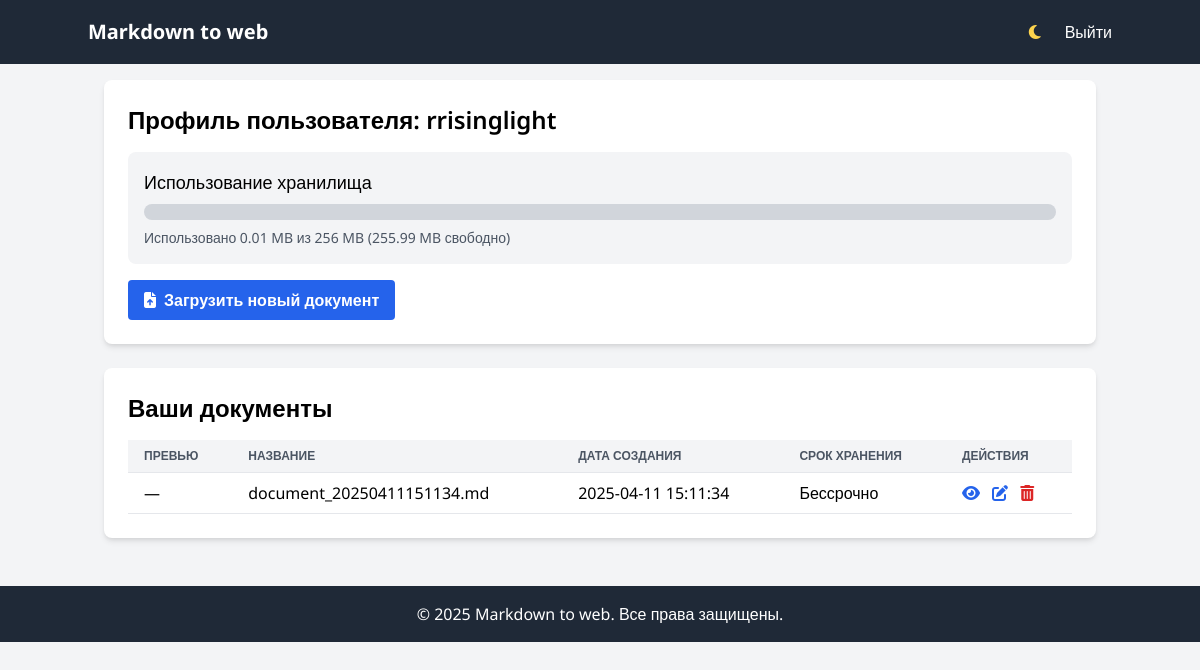
Screenshot of /profile (signed in) with the database file from the repository.
### tables this page shows
CREATE TABLE users (
                id INTEGER PRIMARY KEY AUTOINCREMENT,
                username TEXT UNIQUE NOT NULL,
                password TEXT NOT NULL,
                created_at TIMESTAMP DEFAULT CURRENT_TIMESTAMP,
                theme TEXT DEFAULT 'light'
            );

CREATE TABLE documents (
                id INTEGER PRIMARY KEY AUTOINCREMENT,
                user_id INTEGER,
                document_id TEXT UNIQUE NOT NULL,
                filename TEXT NOT NULL,
                created_at TIMESTAMP DEFAULT CURRENT_TIMESTAMP,
                expires_at TIMESTAMP,
                FOREIGN KEY (user_id) REFERENCES users (id)
            );

### app.py (the view)
@app.route('/profile')
def profile():
    try:
        if 'user_id' not in session:
            flash('Необходимо войти в систему')
            return redirect(url_for('login'))
        user_id = session['user_id']
        conn = sqlite3.connect(app.config['DATABASE'])
        cursor = conn.cursor()
        cursor.execute('''
            SELECT document_id, filename, created_at, expires_at
            FROM documents
            WHERE user_id = ?
        ''', (user_id,))
        documents = cursor.fetchall()
        conn.close()
        total_size = 0
        formatted_documents = []
        for doc_id, filename, created_at, expires_at in documents:
            doc_path = os.path.join(app.config['UPLOAD_FOLDER'], doc_id)
            size = 0
            preview_url = None
            if os.path.exists(doc_path):
                for dirpath, _, filenames in os.walk(doc_path):
                    for f in filenames:
                        fp = os.path.join(dirpath, f)
                        size += os.path.getsize(fp)
                        if not preview_url and f.lower().endswith(('.png', '.jpg', '.jpeg', '.gif')):
                            preview_url = url_for('document_file', document_id=doc_id, filename=f)
            total_size += size
            formatted_documents.append((doc_id, filename, created_at, expires_at, preview_url))
        total_size_mb = total_size / (1024 * 1024)
        storage_limit_mb = 256
        storage_left_mb = max(0, storage_limit_mb - total_size_mb)
        theme = get_user_theme()
        return render_template(
            'profile.html',
            documents=formatted_documents,
            total_size_mb=total_size_mb,
            storage_limit_mb=storage_limit_mb,
            storage_left_mb=storage_left_mb,
            theme=theme
        )
    except Exception as e:
        app.logger.error(f'Ошибка при просмотре профиля: {str(e)}')
        flash('Произошла ошибка при загрузке профиля')
        return redirect(url_for('index'))

### app.py (called while the page is built)
def get_user_theme():
    user_id = session.get('user_id')
    theme = 'light'
    if user_id:
        try:
            conn = sqlite3.connect(app.config['DATABASE'])
            cursor = conn.cursor()
            cursor.execute('SELECT theme FROM users WHERE id = ?', (user_id,))
            result = cursor.fetchone()
            conn.close()
            if result and result[0]:
                theme = result[0]
        except Exception as e:
            app.logger.error(f'Ошибка при получении темы пользователя: {str(e)}')
    return theme

@app.before_request
def before_request():
    g.user = None
    user_id = session.get('user_id')
    if user_id:
        try:
            conn = sqlite3.connect(app.config['DATABASE'])
            cursor = conn.cursor()
            cursor.execute('SELECT * FROM users WHERE id = ?', (user_id,))
            user = cursor.fetchone()
            conn.close()
            if user:
                g.user = {'id': user[0], 'username': user[1]}
            else:
                app.logger.warning(f'Пользователь с ID {user_id} не найден в БД, сессия очищена')
                session.pop('user_id', None)
                session.pop('username', None)
        except Exception as e:
            app.logger.error(f'Ошибка при проверке пользователя: {str(e)}')

### templates/profile.html (shortened to what this page needs)
<!DOCTYPE html>
<html lang="ru" class="{{ theme }}">
  <head>
    <link
      rel="stylesheet"
      href="https://cdnjs.cloudflare.com/ajax/libs/font-awesome/6.4.0/css/all.min.css"
    />
    <link
      rel="stylesheet"
      href="https://cdnjs.cloudflare.com/ajax/libs/tailwindcss/2.2.19/tailwind.min.css"
    />
  </head>
  <body class="bg-gray-100 min-h-screen">
    <header class="bg-gray-800 text-white p-4">
      <div class="container mx-auto flex justify-between items-center">
        <a href="{{ url_for('index') }}" class="text-xl font-bold"
          >Markdown to web</a
        >
        <div class="flex items-center">
          <div class="theme-toggle mr-4" id="theme-toggle">
            <i class="fas fa-moon text-yellow-300" id="theme-icon"></i>
          </div>
          <nav>
            <a href="{{ url_for('logout') }}" class="hover:text-gray-300"
              >Выйти</a
            >
          </nav>
        </div>
      </div>
    </header>
    <main class="container mx-auto p-4">
      <div class="bg-white rounded-lg shadow-md p-6 mb-6">
        <h2 class="text-2xl font-semibold mb-4">
          Профиль пользователя: {{ session.username }}
        </h2>
        <div class="bg-gray-100 p-4 rounded-lg mb-4">
          <h3 class="text-lg font-medium mb-2">Использование хранилища</h3>
          <div class="w-full bg-gray-300 rounded-full h-4 mb-2">
          </div>
          <p class="text-sm text-gray-600">
            Использовано {{ total_size_mb|round(2) }} MB из {{ storage_limit_mb
            }} MB ({{ storage_left_mb|round(2) }} MB свободно)
          </p>
        </div>
        <div class="flex justify-between">
          <a
            href="{{ url_for('index') }}"
            class="bg-blue-600 hover:bg-blue-700 text-white font-bold py-2 px-4 rounded"
          >
            <i class="fas fa-file-upload mr-2"></i>Загрузить новый документ
          </a>
        </div>
      </div>
      <div class="bg-white rounded-lg shadow-md p-6">
        <h2 class="text-2xl font-semibold mb-4">Ваши документы</h2>
        {% if documents %}
        <div class="overflow-x-auto">
          <table class="min-w-full bg-white">
            <thead>
              <tr>
                <th
                  class="py-2 px-4 border-b border-gray-200 bg-gray-100 text-left text-xs font-semibold text-gray-600 uppercase"
                >
                  Превью
                </th>
                <th
                  class="py-2 px-4 border-b border-gray-200 bg-gray-100 text-left text-xs font-semibold text-gray-600 uppercase"
                >
                  Название
                </th>
                <th
                  class="py-2 px-4 border-b border-gray-200 bg-gray-100 text-left text-xs font-semibold text-gray-600 uppercase"
                >
                  Дата создания
                </th>
                <th
                  class="py-2 px-4 border-b border-gray-200 bg-gray-100 text-left text-xs font-semibold text-gray-600 uppercase"
                >
                  Срок хранения
                </th>
                <th
                  class="py-2 px-4 border-b border-gray-200 bg-gray-100 text-left text-xs font-semibold text-gray-600 uppercase"
                >
                  Действия
                </th>
              </tr>
            </thead>
            <tbody>
              {% for doc_id, filename, created_at, expires_at, preview_url in
              documents %}
              <tr>
                <td class="py-2 px-4 border-b border-gray-200">
                  {% if preview_url %}
                  <img src="{{ preview_url }}" alt="Превью" class="h-10" />
                  {% else %} — {% endif %}
                </td>
                <td class="py-2 px-4 border-b border-gray-200">
                  {{ filename }}
                </td>
                <td class="py-2 px-4 border-b border-gray-200">
                  {{ created_at }}
                </td>
                <td class="py-2 px-4 border-b border-gray-200">
                  {% if expires_at %} Истекает: {{ expires_at }} {% else %}
                  Бессрочно {% endif %}
                </td>
                <td class="py-2 px-4 border-b border-gray-200">
                  <a
                    href="{{ url_for('view_document', document_id=doc_id) }}"
                    class="text-blue-600 hover:text-blue-800 mr-2"
                    title="Просмотреть"
                  >
                    <i class="fas fa-eye"></i>
                  </a>
                  <a
                    href="{{ url_for('edit_document', document_id=doc_id) }}"
                    class="text-blue-600 hover:text-blue-800 mr-2"
                    title="Редактировать"
                  >
                    <i class="fas fa-edit"></i>
                  </a>
                  <a
                    href="#"
                    class="text-red-600 hover:text-red-800"
                    onclick="confirmDelete('{{ doc_id }}', '{{ filename }}')"
                    title="Удалить"
                  >
                    <i class="fas fa-trash-alt"></i>
                  </a>
                </td>
              </tr>
              {% endfor %}
            </tbody>
          </table>
        </div>
        {% endif %}
      </div>
    </main>
    <footer class="bg-gray-800 text-white p-4 mt-8">
      <div class="container mx-auto text-center">
        <p>&copy; 2025 Markdown to web. Все права защищены.</p>
      </div>
    </footer>
  </body>
</html>

### templates/profile.html (style rules this page uses)
body { font-family: "Noto Sans", sans-serif; }
.theme-toggle { cursor: pointer; padding: 0.5rem; border-radius: 0.25rem; display: flex; align-items: center; }

### rows the page displays
users: username "rrisinglight"
documents: filename "document_20250411151134.md", created_at "2025-04-11 15:11:34"

### other values shown
{{ total_size_mb|round(2) }} "0.01"
{{ storage_limit_mb }} "256"
{{ storage_left_mb|round(2) }} "255.99"
